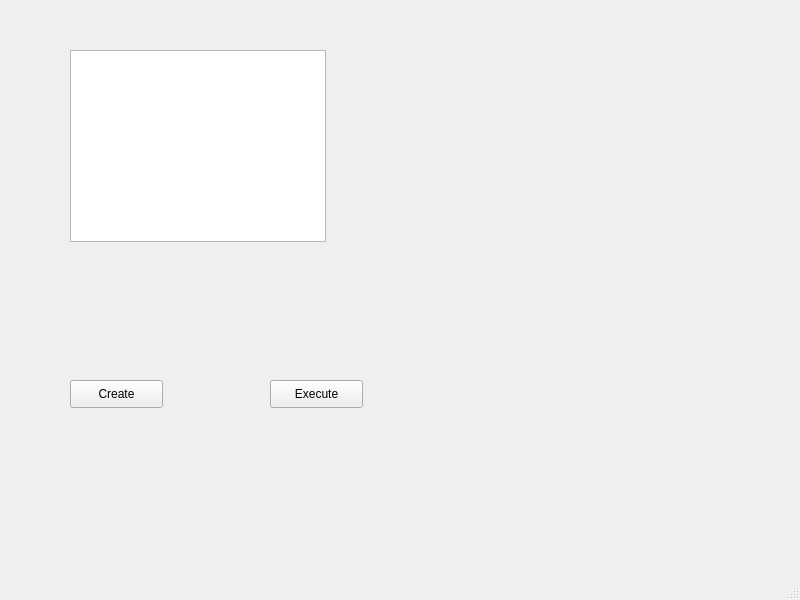
<?xml version="1.0" encoding="UTF-8"?>
<ui version="4.0">
 <class>BluePrintTest</class>
 <widget class="QMainWindow" name="BluePrintTest">
  <property name="geometry">
   <rect>
    <x>0</x>
    <y>0</y>
    <width>800</width>
    <height>600</height>
   </rect>
  </property>
  <property name="windowTitle">
   <string>MainWindow</string>
  </property>
  <widget class="QWidget" name="centralwidget">
   <widget class="QGraphicsView" name="graphicsView">
    <property name="geometry">
     <rect>
      <x>70</x>
      <y>50</y>
      <width>256</width>
      <height>192</height>
     </rect>
    </property>
   </widget>
   <widget class="QPushButton" name="pushButton">
    <property name="geometry">
     <rect>
      <x>70</x>
      <y>380</y>
      <width>93</width>
      <height>28</height>
     </rect>
    </property>
    <property name="text">
     <string>Create</string>
    </property>
   </widget>
   <widget class="QPushButton" name="pushButton_2">
    <property name="geometry">
     <rect>
      <x>270</x>
      <y>380</y>
      <width>93</width>
      <height>28</height>
     </rect>
    </property>
    <property name="text">
     <string>Execute</string>
    </property>
   </widget>
  </widget>
  <widget class="QMenuBar" name="menubar">
   <property name="geometry">
    <rect>
     <x>0</x>
     <y>0</y>
     <width>800</width>
     <height>26</height>
    </rect>
   </property>
  </widget>
  <widget class="QStatusBar" name="statusbar"/>
 </widget>
 <resources/>
 <connections/>
</ui>
